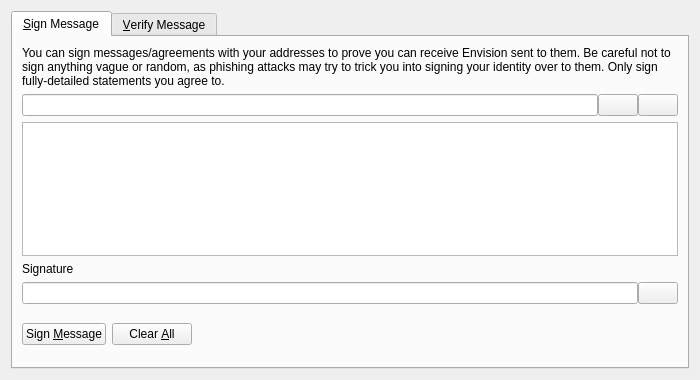
<?xml version="1.0" encoding="UTF-8"?>
<ui version="4.0">
 <class>SignVerifyMessageDialog</class>
 <widget class="QDialog" name="SignVerifyMessageDialog">
  <property name="geometry">
   <rect>
    <x>0</x>
    <y>0</y>
    <width>700</width>
    <height>380</height>
   </rect>
  </property>
  <property name="windowTitle">
   <string>Signatures - Sign / Verify a Message</string>
  </property>
  <property name="modal">
   <bool>true</bool>
  </property>
  <layout class="QVBoxLayout" name="verticalLayout">
   <item>
    <widget class="QTabWidget" name="tabWidget">
     <property name="currentIndex">
      <number>0</number>
     </property>
     <widget class="QWidget" name="tabSignMessage">
      <attribute name="title">
       <string>&amp;Sign Message</string>
      </attribute>
      <layout class="QVBoxLayout" name="verticalLayout_SM">
       <item>
        <widget class="QLabel" name="infoLabel_SM">
         <property name="text">
          <string>You can sign messages/agreements with your addresses to prove you can receive Envision sent to them. Be careful not to sign anything vague or random, as phishing attacks may try to trick you into signing your identity over to them. Only sign fully-detailed statements you agree to.</string>
         </property>
         <property name="textFormat">
          <enum>Qt::PlainText</enum>
         </property>
         <property name="wordWrap">
          <bool>true</bool>
         </property>
        </widget>
       </item>
       <item>
        <layout class="QHBoxLayout" name="horizontalLayout_1_SM">
         <property name="spacing">
          <number>0</number>
         </property>
         <item>
          <widget class="QValidatedLineEdit" name="addressIn_SM">
           <property name="toolTip">
            <string>The Envision address to sign the message with</string>
           </property>
          </widget>
         </item>
         <item>
          <widget class="QPushButton" name="addressBookButton_SM">
           <property name="toolTip">
            <string>Choose previously used address</string>
           </property>
           <property name="text">
            <string/>
           </property>
           <property name="shortcut">
            <string>Alt+A</string>
           </property>
           <property name="autoDefault">
            <bool>false</bool>
           </property>
          </widget>
         </item>
         <item>
          <widget class="QPushButton" name="pasteButton_SM">
           <property name="toolTip">
            <string>Paste address from clipboard</string>
           </property>
           <property name="text">
            <string/>
           </property>
           <property name="shortcut">
            <string>Alt+P</string>
           </property>
           <property name="autoDefault">
            <bool>false</bool>
           </property>
          </widget>
         </item>
        </layout>
       </item>
       <item>
        <widget class="QPlainTextEdit" name="messageIn_SM">
         <property name="toolTip">
          <string>Enter the message you want to sign here</string>
         </property>
        </widget>
       </item>
       <item>
        <widget class="QLabel" name="signatureLabel_SM">
         <property name="text">
          <string>Signature</string>
         </property>
         <property name="textFormat">
          <enum>Qt::PlainText</enum>
         </property>
        </widget>
       </item>
       <item>
        <layout class="QHBoxLayout" name="horizontalLayout_2_SM">
         <property name="spacing">
          <number>0</number>
         </property>
         <item>
          <widget class="QLineEdit" name="signatureOut_SM">
           <property name="font">
            <font>
             <italic>true</italic>
            </font>
           </property>
           <property name="readOnly">
            <bool>true</bool>
           </property>
          </widget>
         </item>
         <item>
          <widget class="QPushButton" name="copySignatureButton_SM">
           <property name="toolTip">
            <string>Copy the current signature to the system clipboard</string>
           </property>
           <property name="text">
            <string/>
           </property>
           <property name="autoDefault">
            <bool>false</bool>
           </property>
          </widget>
         </item>
        </layout>
       </item>
       <item>
        <layout class="QHBoxLayout" name="horizontalLayout_3_SM">
         <item>
          <widget class="QPushButton" name="signMessageButton_SM">
           <property name="toolTip">
            <string>Sign the message to prove you own this Envision address</string>
           </property>
           <property name="text">
            <string>Sign &amp;Message</string>
           </property>
           <property name="autoDefault">
            <bool>false</bool>
           </property>
          </widget>
         </item>
         <item>
          <widget class="QPushButton" name="clearButton_SM">
           <property name="toolTip">
            <string>Reset all sign message fields</string>
           </property>
           <property name="text">
            <string>Clear &amp;All</string>
           </property>
           <property name="autoDefault">
            <bool>false</bool>
           </property>
          </widget>
         </item>
         <item>
          <spacer name="horizontalSpacer_1_SM">
           <property name="orientation">
            <enum>Qt::Horizontal</enum>
           </property>
           <property name="sizeHint" stdset="0">
            <size>
             <width>40</width>
             <height>48</height>
            </size>
           </property>
          </spacer>
         </item>
         <item>
          <widget class="QLabel" name="statusLabel_SM">
           <property name="font">
            <font>
             <weight>75</weight>
             <bold>true</bold>
            </font>
           </property>
           <property name="text">
            <string/>
           </property>
           <property name="wordWrap">
            <bool>true</bool>
           </property>
          </widget>
         </item>
         <item>
          <spacer name="horizontalSpacer_2_SM">
           <property name="orientation">
            <enum>Qt::Horizontal</enum>
           </property>
           <property name="sizeHint" stdset="0">
            <size>
             <width>40</width>
             <height>48</height>
            </size>
           </property>
          </spacer>
         </item>
        </layout>
       </item>
      </layout>
     </widget>
     <widget class="QWidget" name="tabVerifyMessage">
      <attribute name="title">
       <string>&amp;Verify Message</string>
      </attribute>
      <layout class="QVBoxLayout" name="verticalLayout_VM">
       <item>
        <widget class="QLabel" name="infoLabel_VM">
         <property name="text">
          <string>Enter the receiver's address, message (ensure you copy line breaks, spaces, tabs, etc. exactly) and signature below to verify the message. Be careful not to read more into the signature than what is in the signed message itself, to avoid being tricked by a man-in-the-middle attack. Note that this only proves the signing party receives with the address, it cannot prove sendership of any transaction!</string>
         </property>
         <property name="textFormat">
          <enum>Qt::PlainText</enum>
         </property>
         <property name="alignment">
          <set>Qt::AlignLeading|Qt::AlignLeft|Qt::AlignTop</set>
         </property>
         <property name="wordWrap">
          <bool>true</bool>
         </property>
        </widget>
       </item>
       <item>
        <layout class="QHBoxLayout" name="horizontalLayout_1_VM">
         <property name="spacing">
          <number>0</number>
         </property>
         <item>
          <widget class="QValidatedLineEdit" name="addressIn_VM">
           <property name="toolTip">
            <string>The Envision address the message was signed with</string>
           </property>
          </widget>
         </item>
         <item>
          <widget class="QPushButton" name="addressBookButton_VM">
           <property name="toolTip">
            <string>Choose previously used address</string>
           </property>
           <property name="text">
            <string/>
           </property>
           <property name="shortcut">
            <string>Alt+A</string>
           </property>
           <property name="autoDefault">
            <bool>false</bool>
           </property>
          </widget>
         </item>
        </layout>
       </item>
       <item>
        <widget class="QPlainTextEdit" name="messageIn_VM"/>
       </item>
       <item>
        <widget class="QValidatedLineEdit" name="signatureIn_VM"/>
       </item>
       <item>
        <layout class="QHBoxLayout" name="horizontalLayout_2_VM">
         <item>
          <widget class="QPushButton" name="verifyMessageButton_VM">
           <property name="toolTip">
            <string>Verify the message to ensure it was signed with the specified Envision address</string>
           </property>
           <property name="text">
            <string>Verify &amp;Message</string>
           </property>
           <property name="autoDefault">
            <bool>false</bool>
           </property>
          </widget>
         </item>
         <item>
          <widget class="QPushButton" name="clearButton_VM">
           <property name="toolTip">
            <string>Reset all verify message fields</string>
           </property>
           <property name="text">
            <string>Clear &amp;All</string>
           </property>
           <property name="autoDefault">
            <bool>false</bool>
           </property>
          </widget>
         </item>
         <item>
          <spacer name="horizontalSpacer_1_VM">
           <property name="orientation">
            <enum>Qt::Horizontal</enum>
           </property>
           <property name="sizeHint" stdset="0">
            <size>
             <width>40</width>
             <height>48</height>
            </size>
           </property>
          </spacer>
         </item>
         <item>
          <widget class="QLabel" name="statusLabel_VM">
           <property name="font">
            <font>
             <weight>75</weight>
             <bold>true</bold>
            </font>
           </property>
           <property name="text">
            <string/>
           </property>
           <property name="wordWrap">
            <bool>true</bool>
           </property>
          </widget>
         </item>
         <item>
          <spacer name="horizontalSpacer_2_VM">
           <property name="orientation">
            <enum>Qt::Horizontal</enum>
           </property>
           <property name="sizeHint" stdset="0">
            <size>
             <width>40</width>
             <height>48</height>
            </size>
           </property>
          </spacer>
         </item>
        </layout>
       </item>
      </layout>
     </widget>
    </widget>
   </item>
  </layout>
 </widget>
 <customwidgets>
  <customwidget>
   <class>QValidatedLineEdit</class>
   <extends>QLineEdit</extends>
   <header>qvalidatedlineedit.h</header>
  </customwidget>
 </customwidgets>
 <resources>
  <include location="../envision.qrc"/>
 </resources>
 <connections/>
</ui>
